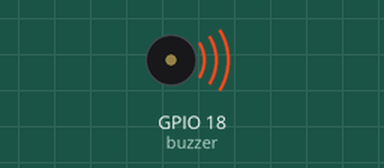
This sketch was run on a simulated ESP32. Shown: buzzer (waves = sounding). What the sketch prints to the serial monitor is not drawn.

Above: at 0.5 s.
Timing chart, 0 to 4.6 s (numbered marks = the images above):
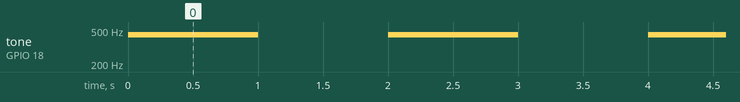

Measured:
- by itself, tone on GPIO 18 (buzzer): alternates 440 Hz for 1.0 s and silent for 1.0 s

The sketch:

cpp.ino
```cpp
#include <Arduino.h>

bool ready = false;
bool sounding = true;
unsigned long lastChange;

void setup() {
  Serial.begin(115200);
  ready = ledcAttach(18, 440, 8);
  if (ready) ready = ledcWriteTone(18, 440) != 0;
  if (!ready) {
    ledcWriteTone(18, 0);
    Serial.println("ERR PWM");
  } else Serial.println("TONE=440");
  lastChange = millis();
}

void loop() {
  const unsigned long now = millis();
  if (ready && now - lastChange >= 1000) {
    lastChange = now;
    sounding = !sounding;
    if (sounding) {
      if (ledcWriteTone(18, 440) == 0) {
        ready = false;
        ledcWriteTone(18, 0);
        Serial.println("ERR PWM");
      } else Serial.println("TONE=440");
    } else {
      ledcWriteTone(18, 0);  // Duty zero: silenzio, non freq(0) MicroPython.
      Serial.println("TONE=0");
    }
  }
  delay(1);
}
```
